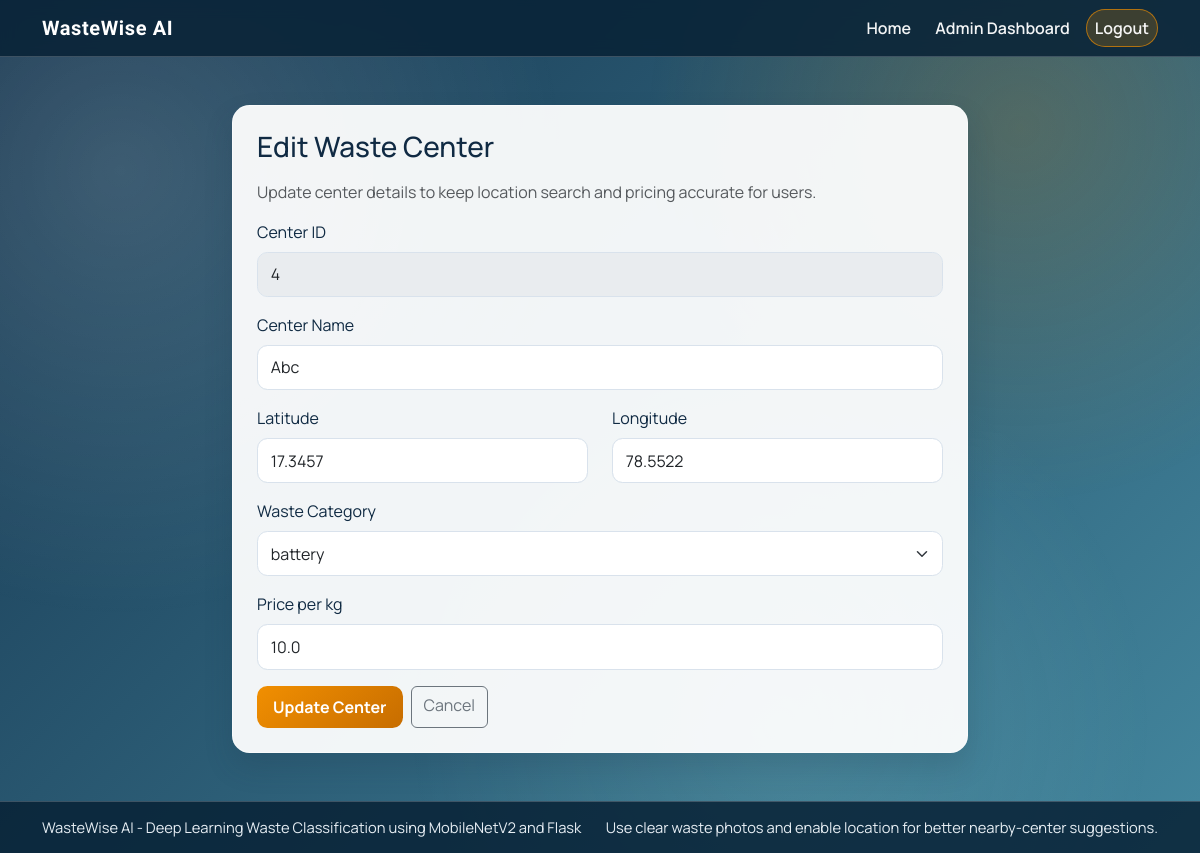
Screenshot of /admin/edit/4 (signed in) with the database file from the repository.
### tables this page shows
CREATE TABLE waste_centers (
            id INTEGER PRIMARY KEY AUTOINCREMENT,
            center_name TEXT NOT NULL,
            latitude REAL NOT NULL,
            longitude REAL NOT NULL,
            category TEXT NOT NULL,
            price_per_kg REAL NOT NULL
        );

### app.py (the view, shortened to what this page needs)
@app.route("/admin/edit/<int:center_id>", methods=["GET", "POST"])
@admin_required
def edit_center(center_id):
    db = get_db()
    center = db.execute("SELECT * FROM waste_centers WHERE id = ?", (center_id,)).fetchone()
    if center is None:
        flash("Waste center not found.", "danger")
        return redirect(url_for("admin_dashboard"))
    return render_template("edit_center.html", center=center, categories=WASTE_CATEGORIES)

### app.py (called while the page is built)
def get_db():
    if "db" not in g:
        g.db = sqlite3.connect(app.config["DATABASE"])
        g.db.row_factory = sqlite3.Row
    return g.db

@app.teardown_appcontext
def close_connection(_exception):
    db = g.pop("db", None)
    if db is not None:
        db.close()

def admin_required(route_func):
    @wraps(route_func)
    def wrapper(*args, **kwargs):
        if not session.get("admin_logged_in"):
            flash("Please log in as admin to continue.", "warning")
            return redirect(url_for("admin_login"))
        return route_func(*args, **kwargs)
    return wrapper

### templates/edit_center.html (shortened to what this page needs)
{% extends "base.html" %}
{% block page_name %}edit-center{% endblock %}
{% block content %}
<div class="row justify-content-center">
    <div class="col-lg-8">
        <div class="content-card">
            <h3 class="mb-3">Edit Waste Center</h3>
            <p class="text-muted">Update center details to keep location search and pricing accurate for users.</p>
            <form method="POST" id="center-form">
                    <div class="mb-3">
                        <label class="form-label">Center ID</label>
                        <input type="text" class="form-control" value="{{ center.id }}" disabled>
                    </div>
                    <div class="mb-3">
                        <label for="center_name" class="form-label">Center Name</label>
                        <input type="text" class="form-control" id="center_name" name="center_name" value="{{ center.center_name }}" required>
                    </div>
                    <div class="row">
                        <div class="col-md-6 mb-3">
                            <label for="latitude" class="form-label">Latitude</label>
                            <input type="number" step="any" class="form-control" id="latitude" name="latitude" value="{{ center.latitude }}" required>
                        </div>
                        <div class="col-md-6 mb-3">
                            <label for="longitude" class="form-label">Longitude</label>
                            <input type="number" step="any" class="form-control" id="longitude" name="longitude" value="{{ center.longitude }}" required>
                        </div>
                    </div>
                    <div class="mb-3">
                        <label for="category" class="form-label">Waste Category</label>
                        <select class="form-select" id="category" name="category" required>
                            {% for cat in categories %}
                                <option value="{{ cat }}" {% if cat == center.category %}selected{% endif %}>{{ cat }}</option>
                            {% endfor %}
                        </select>
                    </div>
                    <div class="mb-3">
                        <label for="price_per_kg" class="form-label">Price per kg</label>
                        <input type="number" step="0.01" min="0" class="form-control" id="price_per_kg" name="price_per_kg" value="{{ center.price_per_kg }}" required>
                    </div>
                    <div class="d-flex flex-wrap gap-2">
                        <button type="submit" class="btn btn-accent">Update Center</button>
                        <a href="{{ url_for('admin_dashboard') }}" class="btn btn-outline-secondary">Cancel</a>
                    </div>
            </form>
        </div>
    </div>
</div>
{% endblock %}

### static/css/style.css (style rules this page uses)
:root { --bg-1: #0c2d48; --bg-2: #145374; --bg-3: #1f6f8b; --text-main: #102a43; --text-soft: #486581; --panel: rgba(255, 255, 255, 0.94); --brand: #f18f01; --brand-dark: #c76d00; --line: #d9e2ec; --success-soft: #e3fcec; }
* { box-sizing: border-box; }
html, body { min-height: 100%; }
body { margin: 0; color: var(--text-main); font-family: "Manrope", sans-serif; line-height: 1.5; background: linear-gradient(135deg, rgba(12, 45, 72, 0.96), rgba(31, 111, 139, 0.84)), url("https://images.unsplash.com/photo-1532996122724-e3c354a0b15b?auto=format&fit=crop&w=1700&q=80") center/cover fixed; display: flex; flex-direction: column; position: relative; }
.content-card { border: 1px solid rgba(255, 255, 255, 0.55); border-radius: 1.1rem; padding: clamp(1rem, 2vw, 1.6rem); background: var(--panel); box-shadow: 0 14px 28px rgba(31, 56, 77, 0.2); }
.btn-accent { background: linear-gradient(140deg, var(--brand), var(--brand-dark)); border: none; color: #ffffff; font-weight: 700; border-radius: 0.65rem; padding: 0.58rem 1rem; }
.form-control, .form-select { border: 1px solid var(--line); border-radius: 0.65rem; padding: 0.6rem 0.8rem; }

### rows the page displays
waste_centers: id "4", center_name "Abc", latitude "17.3457", longitude "78.5522", category "battery", price_per_kg "10.0"
